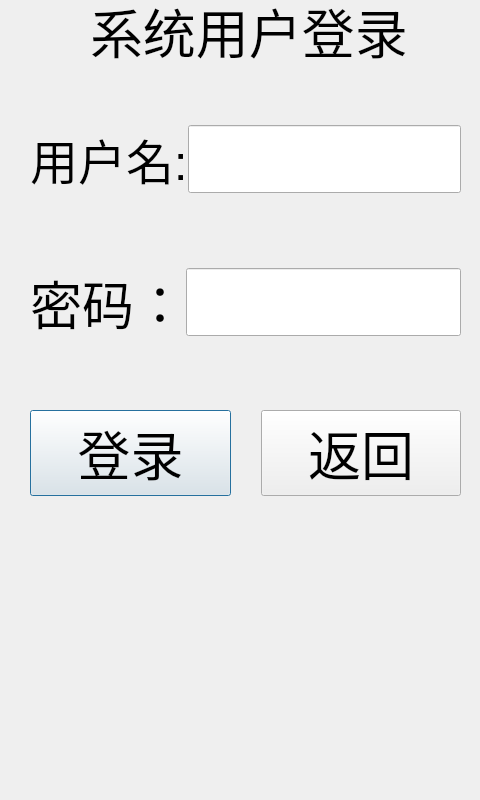
<?xml version="1.0" encoding="UTF-8"?>
<ui version="4.0">
 <class>SignIn</class>
 <widget class="QDialog" name="SignIn">
  <property name="geometry">
   <rect>
    <x>0</x>
    <y>0</y>
    <width>480</width>
    <height>800</height>
   </rect>
  </property>
  <property name="windowTitle">
   <string>Dialog</string>
  </property>
  <widget class="QLabel" name="label">
   <property name="geometry">
    <rect>
     <x>90</x>
     <y>0</y>
     <width>321</width>
     <height>61</height>
    </rect>
   </property>
   <property name="font">
    <font>
     <pointsize>40</pointsize>
    </font>
   </property>
   <property name="text">
    <string>系统用户登录</string>
   </property>
  </widget>
  <widget class="QWidget" name="">
   <property name="geometry">
    <rect>
     <x>30</x>
     <y>60</y>
     <width>431</width>
     <height>501</height>
    </rect>
   </property>
   <layout class="QVBoxLayout" name="verticalLayout">
    <item>
     <layout class="QHBoxLayout" name="horizontalLayout">
      <property name="spacing">
       <number>0</number>
      </property>
      <item>
       <widget class="QLabel" name="label_username">
        <property name="font">
         <font>
          <pointsize>36</pointsize>
         </font>
        </property>
        <property name="frameShadow">
         <enum>QFrame::Raised</enum>
        </property>
        <property name="lineWidth">
         <number>8</number>
        </property>
        <property name="midLineWidth">
         <number>6</number>
        </property>
        <property name="text">
         <string>用户名:</string>
        </property>
       </widget>
      </item>
      <item>
       <widget class="QLineEdit" name="edit_userName">
        <property name="font">
         <font>
          <pointsize>40</pointsize>
         </font>
        </property>
       </widget>
      </item>
     </layout>
    </item>
    <item>
     <layout class="QHBoxLayout" name="horizontalLayout_2">
      <property name="spacing">
       <number>0</number>
      </property>
      <item>
       <widget class="QLabel" name="label_password">
        <property name="font">
         <font>
          <pointsize>39</pointsize>
         </font>
        </property>
        <property name="text">
         <string>密码：</string>
        </property>
       </widget>
      </item>
      <item>
       <widget class="QLineEdit" name="edit_passWord">
        <property name="font">
         <font>
          <pointsize>40</pointsize>
         </font>
        </property>
       </widget>
      </item>
     </layout>
    </item>
    <item>
     <layout class="QHBoxLayout" name="horizontalLayout_3">
      <property name="spacing">
       <number>30</number>
      </property>
      <item>
       <widget class="QPushButton" name="PB_SignIn">
        <property name="font">
         <font>
          <pointsize>40</pointsize>
         </font>
        </property>
        <property name="text">
         <string>登录</string>
        </property>
       </widget>
      </item>
      <item>
       <widget class="QPushButton" name="PB_OUT">
        <property name="font">
         <font>
          <pointsize>40</pointsize>
         </font>
        </property>
        <property name="text">
         <string>返回</string>
        </property>
       </widget>
      </item>
     </layout>
    </item>
   </layout>
  </widget>
 </widget>
 <resources/>
 <connections/>
</ui>
